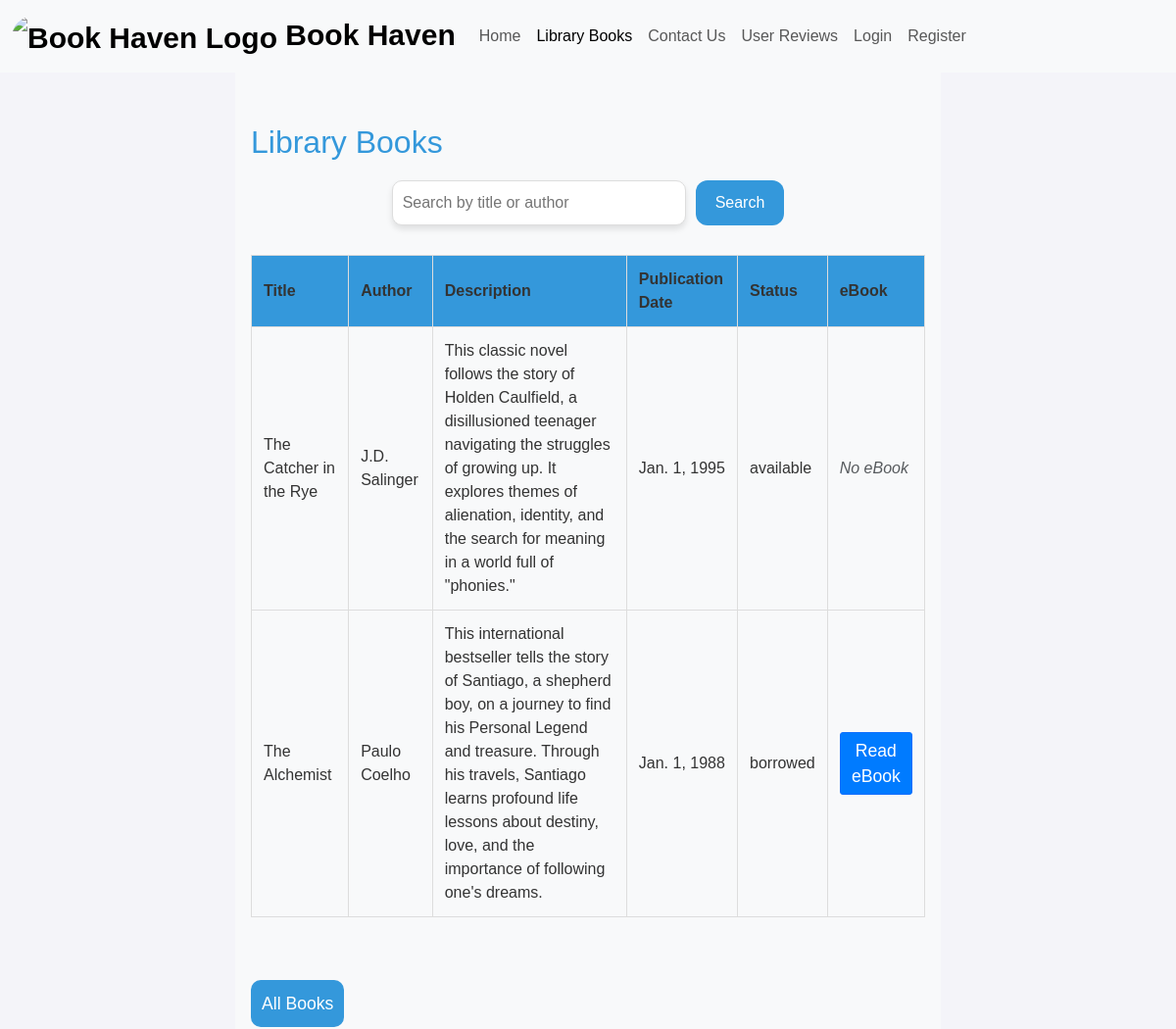
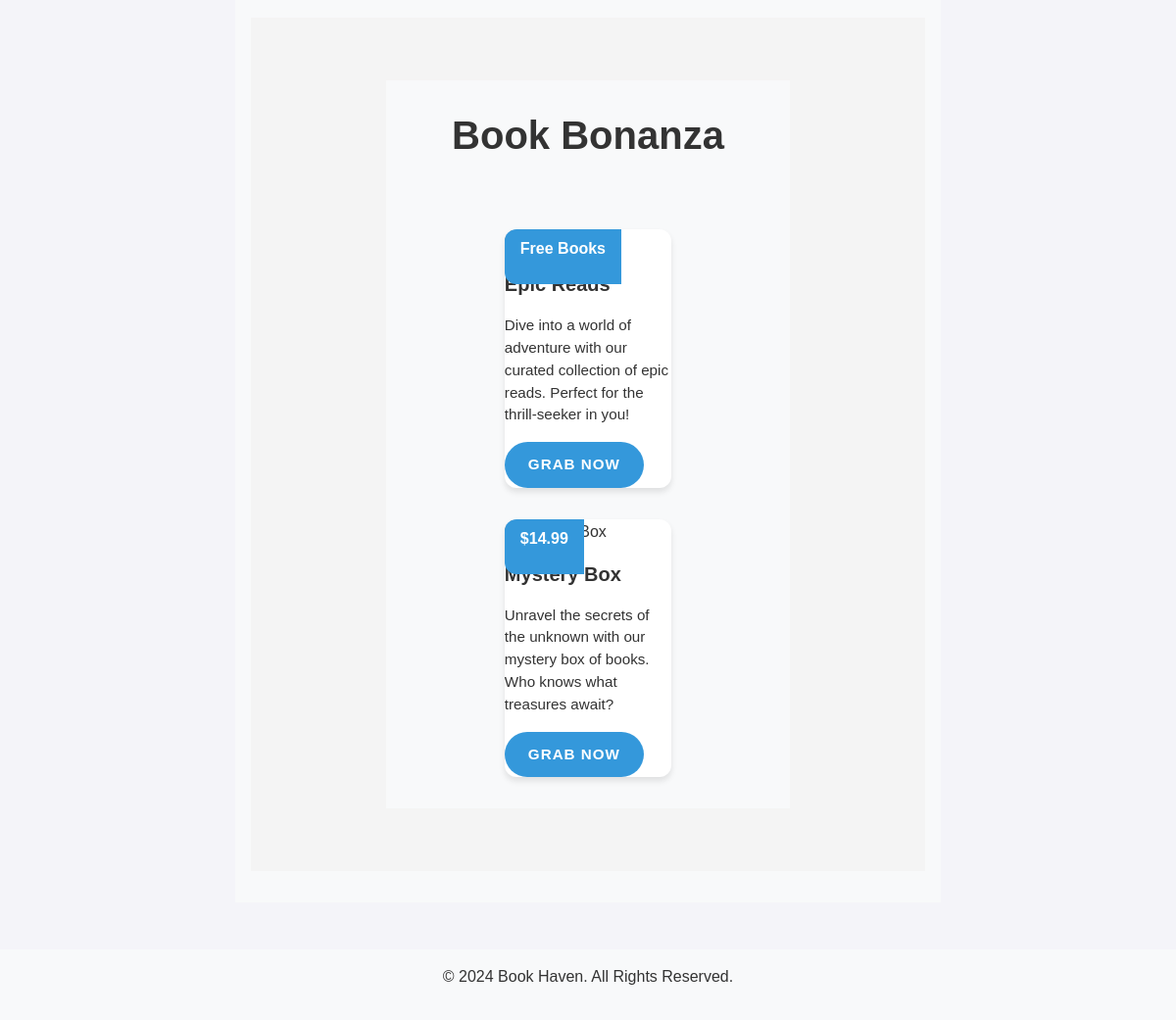
The page /books/ on the database its author committed (2 pictures, top to bottom).
### library/models.py (models this page shows, shortened)
class Book(models.Model):
    title = models.CharField(max_length=200)
    author = models.CharField(max_length=200)
    description = models.TextField()
    publication_date = models.DateField()
    status = models.CharField(max_length=10, choices=[('available', 'Available'), ('borrowed', 'Borrowed')])
    ebook_file = models.FileField(
        upload_to='ebooks/',
        validators=[FileExtensionValidator(['pdf', 'epub', 'mobi'])],
        null=True,
        blank=True,
        help_text="Upload an ebook file (PDF, EPUB, or MOBI)"
    )

### library/views.py (the view)
# urls.py: path('books/', views.book_list, name='books'),
def book_list(request):
    books = Book.objects.all()
    search_query = request.GET.get('search', '')
    if search_query:
        books = Book.objects.filter(
            Q(title__icontains=search_query) | Q(author__icontains=search_query)
        )
    else:
        books = Book.objects.all()
    return render(request, 'books.html', {'books': books, 'search_query': search_query})

### library/templates/books.html (shortened to what this page needs)
{% extends 'base.html' %}
{% load static %}
{% block content %}
  <main>
    <h1 class="page-title">Library Books</h1>
    <div class="search-container">
      <form method="GET" action="{% url 'book_list' %}" class="search-form">
        <input type="text" name="search" placeholder="Search by title or author" class="search-input">
        <button type="submit" class="search-btn">Search</button>
      </form>
    </div>
    <div class="books-container">
  <table class="books-table">
    <thead>
      <tr>
        <th>Title</th>
        <th>Author</th>
        <th>Description</th>
        <th>Publication Date</th>
        <th>Status</th>
        <th>eBook</th>
      </tr>
    </thead>
    <tbody>
      {% for book in books %}
      <tr>
        <td>{{ book.title }}</td>
        <td>{{ book.author }}</td>
        <td>{{ book.description }}</td>
        <td>{{ book.publication_date }}</td>
        <td>{{ book.status }}</td>
        <td>
          {% if book.ebook_file %}
            <a href="{% url 'read_ebook' book.id %}" class="btn read-btn">Read eBook</a>
          {% else %}
            <span class="text-muted">No eBook</span>
          {% endif %}
        </td>
      </tr>
      {% endfor %}
    </tbody>
  </table>
</div>
    <br>
    <div class="add-book-container">
      <a href="{% url 'book_list' %}" class="btn add-book-btn">All Books</a>
    </div>
  </main>
<section class="book-bonanza">
  <div class="container">
    <div class="row">
      <div class="col-12 item">
        <div class="title-wrapper">
          <h2 class="mbr-section-title">Book Bonanza</h2>
        </div>
      </div>
      <div class="col-12 col-lg-6 item features-image">
        <div class="item-wrapper">
          <div class="item-img">
            <div class="image-wrap">
            </div>
            <div class="price-wrap">
              <p class="item-price">Free Books</p>
            </div>
            <p class="item-title">Epic Reads</p>
            <p class="item-text">Dive into a world of adventure with our curated collection of epic reads. Perfect for the thrill-seeker in you!</p>
          </div>
          <div class="item-content">
            <div class="mbr-section-btn">
              <a class="btn btn-primary" href="{% url 'free_books' %}">Grab Now</a>
            </div>
          </div>
        </div>
      </div>
      <div class="col-12 col-lg-6 item features-image">
        <div class="item-wrapper">
          <div class="item-img">
            <div class="image-wrap">
            </div>
            <div class="price-wrap">
              <p class="item-price">$14.99</p>
            </div>
            <p class="item-title">Mystery Box</p>
            <p class="item-text">Unravel the secrets of the unknown with our mystery box of books. Who knows what treasures await?</p>
          </div>
          <div class="item-content">
            <div class="mbr-section-btn">
              <a class="btn btn-primary" href="{% url 'purchase_books' %}">Grab Now</a>
            </div>
          </div>
        </div>
      </div>
    </div>
  </div>
</section>
{% endblock %}

### library/static/css/styles.css (style rules this page uses)
:root { --primary-color: #0d6efd; --secondary-color: #f4f4f4; --text-color: #333; --highlight-color: #00a3a3; --border-radius: 8px; --font-family: "Arial", sans-serif; --btn-hover-color: #0056b3; }
* { margin: 0; padding: 0; box-sizing: border-box; }
body { font-family: var(--font-family); color: var(--text-color); background-color: #fff; }
.container { width: 60%; margin: 0 auto; }
main { margin: 20px 0; }
.page-title { font-size: 2rem; margin-bottom: 20px; color: var(--primary-color); }
.search-container { display: flex; justify-content: center; margin-bottom: 20px; }
.search-form { display: flex; }
.search-input { padding: 10px; font-size: 1rem; border-radius: var(--border-radius); border: 1px solid #ddd; margin-right: 10px; width: 300px; }
.search-btn { padding: 10px 20px; background-color: var(--primary-color); color: white; border-radius: var(--border-radius); border: none; cursor: pointer; }
.books-container { margin-top: 30px; }
.books-table { width: 100%; border-collapse: collapse; margin-bottom: 20px; }
.books-table .text-muted { color: #6c757d; font-style: italic; }
.books-table .read-btn { display: inline-block; padding: 5px 10px; background-color: #007bff; color: white; text-decoration: none; border-radius: 3px; }
.books-table th, .books-table td { padding: 12px; text-align: left; border: 1px solid #ddd; }
.books-table th { background-color: var(--primary-color); }
.btn { padding: 8px 12px; border-radius: var(--border-radius); text-decoration: none; color: white; background-color: var(--primary-color); }
.add-book-btn { display: inline-block; margin-top: 20px; background-color: var(--primary-color); padding: 10px 20px; color: white; text-decoration: none; border-radius: var(--border-radius); }

### library/static/css/main.css (style rules this page uses)
body { background-color: #f4f4f9; font-family: 'Arial', sans-serif; }
input[type="text"], input[type="email"], input[type="password"] { border-radius: 10px; box-shadow: 0 4px 6px rgba(0, 0, 0, 0.1); }
.btn { border-radius: 10px; padding: 10px; font-size: 1.1rem; }
* { box-sizing: border-box; margin: 0; padding: 0; }
.container { max-width: 1200px; margin: 0 auto; padding: 2rem 1rem; background-color: #f8f9fa; }
.row { display: flex; flex-wrap: wrap; align-items: center; gap: 2rem; }
.col-12 { width: 100%; }
.col-lg-6 { width: 100%; }
:root { --primary-color: #3498db; --secondary-color: #9b59b6; --background-color: #f4f4f4; --text-color: #333333; --card-background: #ffffff; --border-radius: 12px; }
.book-bonanza { background-color: var(--background-color); padding: 4rem 0; }
.title-wrapper { text-align: center; margin-bottom: 2.5rem; }
.mbr-section-title { font-size: 2.5rem; font-weight: 700; color: var(--text-color); margin-bottom: 1rem; }
.row { display: flex; flex-wrap: wrap; gap: 2rem; justify-content: center; }
.col-12 { flex: 1 1 100%; max-width: 100%; }
.col-lg-6 { flex: 1 1 48%; max-width: 48%; }
.item-wrapper { background-color: var(--card-background); border-radius: var(--border-radius); overflow: hidden; box-shadow: 0 4px 6px rgba(0, 0, 0, 0.1); transition: box-shadow 0.3s ease; }
.item-img { position: relative; }
.price-wrap { background-color: var(--primary-color); color: #fff; font-weight: 600; padding: 0.5rem 1rem; border-radius: 0 0 0 var(--border-radius); position: absolute; top: 0; left: 0; }
.item-title { font-size: 1.25rem; font-weight: 600; color: var(--text-color); margin-top: 1rem; }
.item-text { font-size: 0.95rem; color: rgba(var(--text-color), 0.8); margin-top: 0.5rem; }
.btn-primary { background-color: var(--primary-color); color: #fff; border: none; border-radius: 30px; padding: 0.75rem 1.5rem; font-size: 0.95rem; font-weight: 550; text-transform: uppercase; letter-spacing: 1px; transition: background-color 0.3s ease; }
.read-btn { background-color: #0d6efd; border-color: #0d6efd; }

### rows shown on the page
Book: title "The Catcher in the Rye", author "J.D. Salinger", description "This classic novel follows the story of Holden Caulfield, a disillusioned teenager navigating the struggles of growing up. It explores themes of alienation, identity, and the search for meaning in a world full of \"phonies.\"", publication_date "Jan. 1, 1995", status "available", shows "No eBook"
Book: title "The Alchemist", author "Paulo Coelho", description "This international bestseller tells the story of Santiago, a shepherd boy, on a journey to find his Personal Legend and treasure. Through his travels, Santiago learns profound life lessons about destiny, love, and the importance of following one's dreams.", publication_date "Jan. 1, 1988", status "borrowed", shows "Read eBook"
